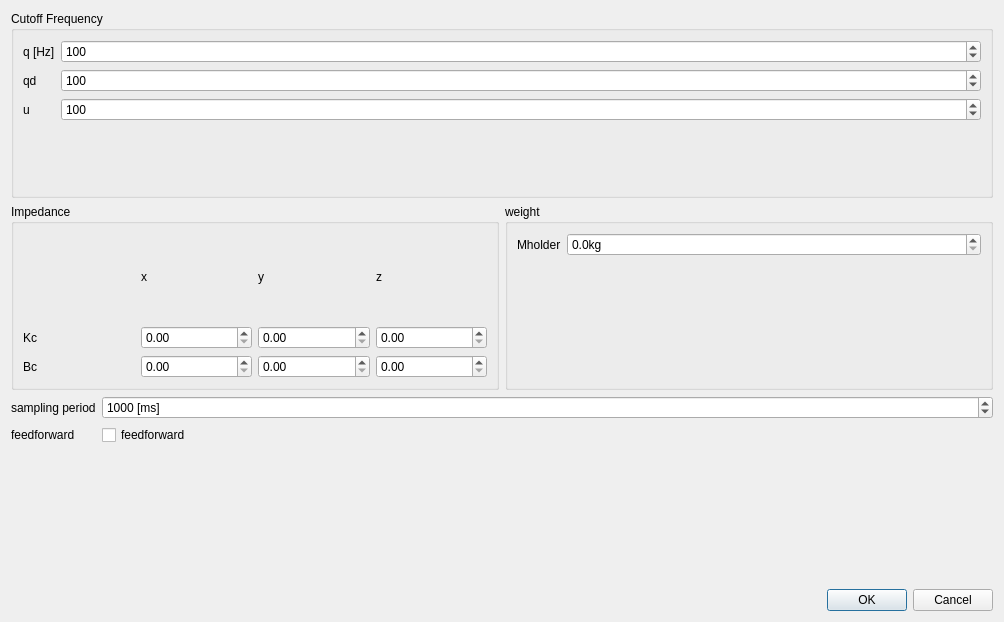
<?xml version="1.0" encoding="UTF-8"?>
<ui version="4.0">
 <class>Dialog</class>
 <widget class="QDialog" name="Dialog">
  <property name="windowModality">
   <enum>Qt::NonModal</enum>
  </property>
  <property name="geometry">
   <rect>
    <x>0</x>
    <y>0</y>
    <width>1004</width>
    <height>622</height>
   </rect>
  </property>
  <property name="windowTitle">
   <string>Dialog</string>
  </property>
  <property name="modal">
   <bool>false</bool>
  </property>
  <layout class="QVBoxLayout" name="verticalLayout">
   <item>
    <layout class="QHBoxLayout" name="horizontalLayout">
     <property name="spacing">
      <number>10</number>
     </property>
     <item>
      <widget class="QGroupBox" name="groupBox">
       <property name="title">
        <string>Cutoff Frequency</string>
       </property>
       <property name="flat">
        <bool>false</bool>
       </property>
       <layout class="QFormLayout" name="formLayout_4">
        <property name="fieldGrowthPolicy">
         <enum>QFormLayout::AllNonFixedFieldsGrow</enum>
        </property>
        <item row="0" column="0">
         <widget class="QLabel" name="qHzLabel">
          <property name="text">
           <string>q [Hz]</string>
          </property>
         </widget>
        </item>
        <item row="0" column="1">
         <widget class="QDoubleSpinBox" name="fc_qdDoubleSpinBox">
          <property name="accelerated">
           <bool>true</bool>
          </property>
          <property name="decimals">
           <number>0</number>
          </property>
          <property name="minimum">
           <double>1.000000000000000</double>
          </property>
          <property name="maximum">
           <double>1000.000000000000000</double>
          </property>
          <property name="value">
           <double>100.000000000000000</double>
          </property>
         </widget>
        </item>
        <item row="1" column="0">
         <widget class="QLabel" name="qdLabel">
          <property name="text">
           <string>qd</string>
          </property>
         </widget>
        </item>
        <item row="1" column="1">
         <widget class="QDoubleSpinBox" name="fc_qddDoubleSpinBox">
          <property name="decimals">
           <number>0</number>
          </property>
          <property name="minimum">
           <double>1.000000000000000</double>
          </property>
          <property name="maximum">
           <double>1000.000000000000000</double>
          </property>
          <property name="value">
           <double>100.000000000000000</double>
          </property>
         </widget>
        </item>
        <item row="2" column="0">
         <widget class="QLabel" name="uLabel">
          <property name="text">
           <string>u</string>
          </property>
         </widget>
        </item>
        <item row="2" column="1">
         <widget class="QDoubleSpinBox" name="fc_uDoubleSpinBox">
          <property name="decimals">
           <number>0</number>
          </property>
          <property name="maximum">
           <double>1000.000000000000000</double>
          </property>
          <property name="value">
           <double>100.000000000000000</double>
          </property>
         </widget>
        </item>
       </layout>
      </widget>
     </item>
    </layout>
   </item>
   <item>
    <layout class="QHBoxLayout" name="horizontalLayout_2">
     <item>
      <widget class="QGroupBox" name="groupBox_3">
       <property name="title">
        <string>Impedance</string>
       </property>
       <layout class="QGridLayout" name="gridLayout_5">
        <item row="1" column="1">
         <widget class="QDoubleSpinBox" name="Kc0DoubleSpinBox">
          <property name="singleStep">
           <double>0.100000000000000</double>
          </property>
         </widget>
        </item>
        <item row="1" column="0">
         <widget class="QLabel" name="label_11">
          <property name="text">
           <string>Kc</string>
          </property>
         </widget>
        </item>
        <item row="1" column="2">
         <widget class="QDoubleSpinBox" name="Kc1DoubleSpinBox">
          <property name="singleStep">
           <double>0.100000000000000</double>
          </property>
         </widget>
        </item>
        <item row="1" column="3">
         <widget class="QDoubleSpinBox" name="Kc2DoubleSpinBox">
          <property name="singleStep">
           <double>0.100000000000000</double>
          </property>
         </widget>
        </item>
        <item row="0" column="1">
         <widget class="QLabel" name="label_10">
          <property name="text">
           <string>x</string>
          </property>
         </widget>
        </item>
        <item row="2" column="3">
         <widget class="QDoubleSpinBox" name="Bc2DoubleSpinBox">
          <property name="singleStep">
           <double>0.010000000000000</double>
          </property>
         </widget>
        </item>
        <item row="2" column="1">
         <widget class="QDoubleSpinBox" name="Bc0DoubleSpinBox">
          <property name="singleStep">
           <double>0.010000000000000</double>
          </property>
         </widget>
        </item>
        <item row="2" column="2">
         <widget class="QDoubleSpinBox" name="Bc1DoubleSpinBox">
          <property name="singleStep">
           <double>0.010000000000000</double>
          </property>
         </widget>
        </item>
        <item row="0" column="2">
         <widget class="QLabel" name="label_12">
          <property name="text">
           <string>y</string>
          </property>
         </widget>
        </item>
        <item row="0" column="3">
         <widget class="QLabel" name="label_13">
          <property name="text">
           <string>z</string>
          </property>
         </widget>
        </item>
        <item row="2" column="0">
         <widget class="QLabel" name="label_14">
          <property name="text">
           <string>Bc</string>
          </property>
         </widget>
        </item>
       </layout>
      </widget>
     </item>
     <item>
      <widget class="QGroupBox" name="formGroupBox">
       <property name="title">
        <string>weight</string>
       </property>
       <layout class="QFormLayout" name="formLayout">
        <item row="1" column="1">
         <widget class="QDoubleSpinBox" name="MhDoubleSpinBox">
          <property name="suffix">
           <string>kg</string>
          </property>
          <property name="decimals">
           <number>1</number>
          </property>
          <property name="maximum">
           <double>10.000000000000000</double>
          </property>
          <property name="singleStep">
           <double>0.100000000000000</double>
          </property>
         </widget>
        </item>
        <item row="1" column="0">
         <widget class="QLabel" name="mholderLabel">
          <property name="text">
           <string>Mholder</string>
          </property>
         </widget>
        </item>
       </layout>
      </widget>
     </item>
    </layout>
   </item>
   <item>
    <layout class="QFormLayout" name="formLayout_5">
     <property name="fieldGrowthPolicy">
      <enum>QFormLayout::AllNonFixedFieldsGrow</enum>
     </property>
     <item row="0" column="0">
      <widget class="QLabel" name="samplingPeriodLabel">
       <property name="text">
        <string>sampling period</string>
       </property>
      </widget>
     </item>
     <item row="0" column="1">
      <widget class="QSpinBox" name="periodSpinBox">
       <property name="suffix">
        <string> [ms]</string>
       </property>
       <property name="prefix">
        <string/>
       </property>
       <property name="minimum">
        <number>10</number>
       </property>
       <property name="maximum">
        <number>10000</number>
       </property>
       <property name="singleStep">
        <number>10</number>
       </property>
       <property name="value">
        <number>1000</number>
       </property>
      </widget>
     </item>
     <item row="1" column="0">
      <widget class="QLabel" name="feedforwardLabel">
       <property name="text">
        <string>feedforward</string>
       </property>
      </widget>
     </item>
     <item row="1" column="1">
      <widget class="QCheckBox" name="feedforwardCheckBox">
       <property name="text">
        <string>feedforward</string>
       </property>
      </widget>
     </item>
    </layout>
   </item>
   <item>
    <widget class="QDialogButtonBox" name="buttonBox">
     <property name="orientation">
      <enum>Qt::Horizontal</enum>
     </property>
     <property name="standardButtons">
      <set>QDialogButtonBox::Cancel|QDialogButtonBox::Ok</set>
     </property>
    </widget>
   </item>
  </layout>
 </widget>
 <tabstops>
  <tabstop>fc_qdDoubleSpinBox</tabstop>
  <tabstop>fc_qddDoubleSpinBox</tabstop>
  <tabstop>fc_uDoubleSpinBox</tabstop>
  <tabstop>periodSpinBox</tabstop>
  <tabstop>feedforwardCheckBox</tabstop>
  <tabstop>buttonBox</tabstop>
 </tabstops>
 <resources/>
 <connections>
  <connection>
   <sender>buttonBox</sender>
   <signal>accepted()</signal>
   <receiver>Dialog</receiver>
   <slot>accept()</slot>
   <hints>
    <hint type="sourcelabel">
     <x>257</x>
     <y>398</y>
    </hint>
    <hint type="destinationlabel">
     <x>157</x>
     <y>274</y>
    </hint>
   </hints>
  </connection>
  <connection>
   <sender>buttonBox</sender>
   <signal>rejected()</signal>
   <receiver>Dialog</receiver>
   <slot>reject()</slot>
   <hints>
    <hint type="sourcelabel">
     <x>325</x>
     <y>398</y>
    </hint>
    <hint type="destinationlabel">
     <x>286</x>
     <y>274</y>
    </hint>
   </hints>
  </connection>
 </connections>
</ui>
